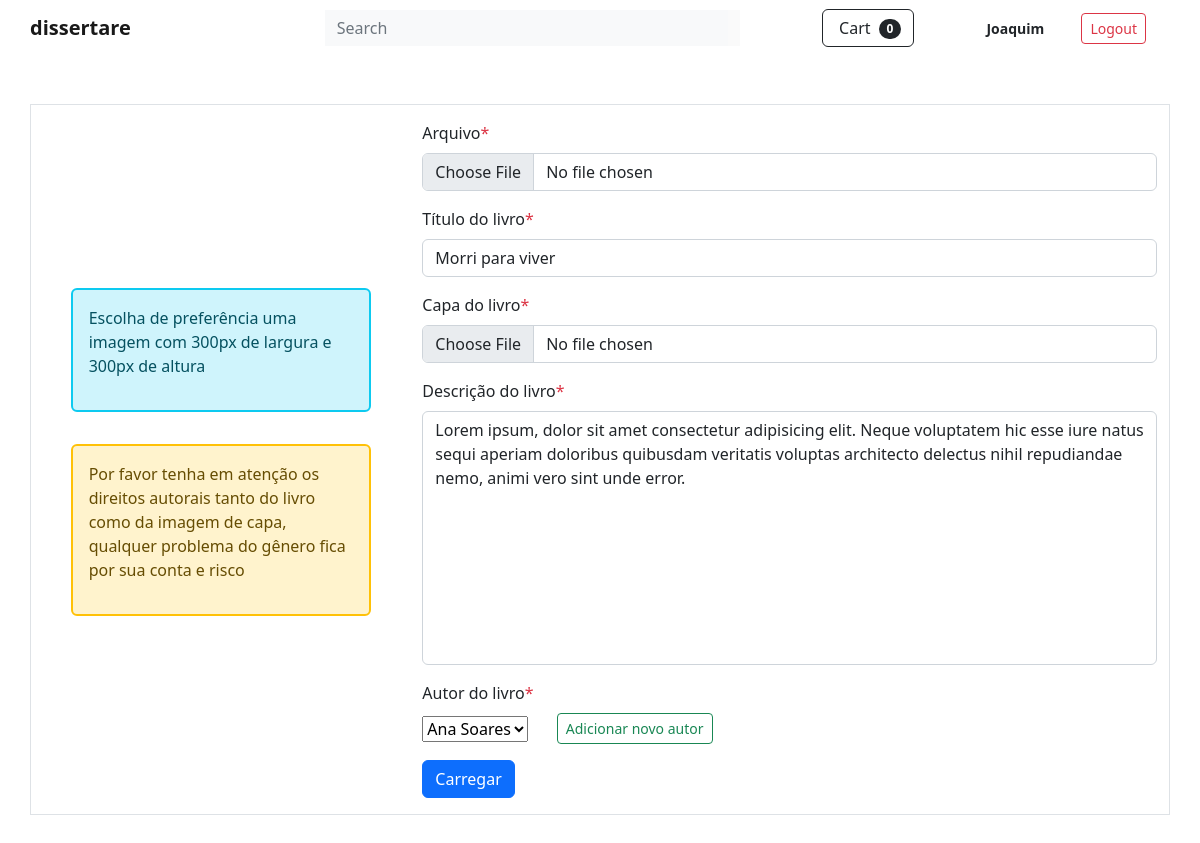
Page /book/update_book/20/ (signed in) on the committed database.
### books/models.py (models this page shows, shortened)
class Books(models.Model):
    author = models.ForeignKey(Authors, on_delete=models.CASCADE, verbose_name='Autor do livro')
    file = models.FileField(
        upload_to=books_pdf_file_path,
        verbose_name='Arquivo',
        validators=[pdf_format_validator]
    )
    title = models.CharField(max_length=50, verbose_name='Título do livro')
    description = models.TextField(max_length=400, verbose_name='Descrição do livro')
    cover = models.ImageField(
        upload_to=books_image_file_path,
        verbose_name='Capa do livro')
    date_posted = models.DateTimeField(default=timezone.now, verbose_name='Publicado no site em')
    uploaded_by = models.ForeignKey(User, on_delete=models.CASCADE, verbose_name='Enviado por')
    category = models.ForeignKey(Category, on_delete=models.CASCADE, default=1)
    price = models.DecimalField(default=0, decimal_places=2, max_digits=6)
    is_sale = models.BooleanField(default=False)
    sale_price = models.DecimalField(default=0, decimal_places=2, max_digits=6)
    class Meta:
        verbose_name_plural = 'Books'

### books/views.py (the view, shortened to what this page needs)
# urls.py: path('book/update_book/<int:book_id>/', views.update_book, name='book-update'),
@user_passes_test(_user_is_superuser, login_url='books')
def update_book(request, book_id):
    book = Books.objects.get(pk=book_id)
    book_form = BookForm(instance=book)
    title = f'editar livro {book.title}'
    return render(
        request,
        'books/book_create_form.html',
        {'book_form': book_form, 'title': title}
    )

### books/forms.py
class BookForm(ModelForm):
    class Meta:
        model = Books
        fields = ['file', 'title', 'cover', 'description', 'author']
        widgets = {
            'file': forms.FileInput(attrs={'class': 'form-control'}),
            'title': forms.TextInput(attrs={
                'class': 'form-control',
                'placeholder':'Títule do livro',
                'maxlength': '50',
                'autofocus': True}),
            'cover': forms.FileInput(attrs={'class': 'form-control'}),
            'description': forms.Textarea(attrs={
                'class': 'form-control not-resizable',
                'cols':'30',
                'rows': '10',
                'placeholder': 'adicione uma descrição para o livro',
                'maxlength': '400'})}

### books/models.py (called while the page is built)
    def __str__(self) -> str:
        return self.name

### books/views.py (called while the page is built)
def _user_is_superuser(user):
    return user.is_superuser

### cart/cart.py (called while the page is built)
    def __len__(self):
        return len(self.cart)

### cart/context_processors.py (called while the page is built)
def cart(request):
    return {'cart': Cart(request)}

### books/templates/books/book_create_form.html (shortened to what this page needs)
{% extends "books/base.html" %}
{% block main_content %}
<div class="container py-5">
    <div class="row d-flex flex-column flex-lg-row  border py-3">
        <div class="col col-lg-4 d-flex flex-column flex-md-row flex-lg-column justify-content-between justify-content-lg-center align-items-center">
            <div class="alert alert-info border border-info border-2" style="width: 300px">
                <p>Escolha de preferência uma imagem com 300px de largura e 300px de altura</p>
            </div>
            <div class="alert alert-warning border border-warning border-2 mt-3" style="width: 300px;">
                <p>Por favor tenha em atenção os direitos autorais tanto do livro como da imagem de capa, qualquer problema do gênero fica por sua conta e risco</p>
            </div>
        </div>
        <div class="col">
            <form method="post" enctype="multipart/form-data">
                <div class="mb-3">
                    <label class="form-label" for="{{book_form.file.id_for_label}}">{{book_form.file.label}}<span class="text-danger">*</span></label>
                    {{book_form.file}}
                </div>
                <div class="mb-3">
                    <label class="form-label" for="{{book_form.title.id_for_label}}">{{book_form.title.label}}<span class="text-danger">*</span></label>
                    {{book_form.title}}
                </div>
                <div class="mb-3">
                    <label class="form-label" for="{{book_form.cover.id_for_label}}">{{book_form.cover.label}}<span class="text-danger">*</span></label>
                    {{book_form.cover}}
                </div>
                <div class="mb-3">
                    <label class="form-label" for="{{book_form.description.id_for_label}}">{{book_form.description.label}}<span class="text-danger">*</span></label>
                    {{book_form.description}}
                </div>
                <div class="mb-3">
                    <label class="form-label" for="{{book_form.author.id_for_label}}">{{book_form.author.label}}<span class="text-danger">*</span></label>
                    <br>
                    <div class="row d-flex align-items-center p-0 m-0">
                        <div class="col-2 px-0">
                            {{book_form.author}}
                        </div>
                        <div class="col">
                            <a href="{% url 'register-author' %}" class="btn btn-sm btn-outline-success">Adicionar novo autor</a>
                        </div>
                    </div>
                </div>
                <button class="btn btn-primary" type="submit">Carregar</button>
            </form>
        </div>
    </div>
</div>
{% endblock main_content %}

### books/templates/books/base.html (shortened to what this page needs)
{% load static %}
<!DOCTYPE html>
<html lang="pt-pt">
<head>
    <link rel="stylesheet" href="{% static 'books/css/base_style.css' %}">
    <link rel="stylesheet" href="{% static 'books/css/books_style.css' %}">
    <link rel="stylesheet" href="{% static 'books/css/author_style.css' %}">
    <link rel="stylesheet" href="{% static 'books/css/all_authors_style.css' %}">
    <link href="https://cdn.jsdelivr.net/npm/bootstrap@5.2.0-beta1/dist/css/bootstrap.min.css" rel="stylesheet">
</head>
<body>
    <nav class="navbar sticky-top navbar-expand-lg" style="background-color: #ffffff;">
        <div class="container px-lg-0">
            <a class="navbar-brand font-bold" href="{% url 'books' %}">dissertare</a>
            <div class="collapse navbar-collapse" id="navbarSupportedContent">
                <ul class="navbar-nav mb-2 mb-lg-0 me-lg-5">
                    <li class="nav-item me-3">
                        {% if title == 'home' %}
                            <a class="nav-link active" aria-current="page" href="{% url 'books' %}" title="Home">
                                <span class="iconify" data-icon="gg:home-alt" style="font-size: 25px;"></span>
                                <span class="font-bold d-lg-none">Home</span>
                            </a>
                        {% else %}
                            <a class="nav-link" aria-current="page" href="{% url 'books' %}" title="Home">
                            </a>
                        {% endif %}
                    </li>
                    <li class="nav-item">
                        {% if title == 'authors' %}
                            <a class="nav-link active" href="{% url 'all-authors' %}" title="Autores">
                                <span class="iconify" data-icon="ph:pen-nib-straight-bold" style="font-size: 23px;"></span>
                                <span class="font-bold d-lg-none">Autores</span>
                            </a>
                        {% else %}
                            <a class="nav-link" href="{% url 'all-authors' %}" title="Autores">
                            </a>
                        {% endif %}
                    </li>
                </ul>
                <div class="container d-inline w-50 px-lg-5 px-0">
                    <form class="d-flex" role="search">
                        <input class="form-control border-0 bg-light rounded-0" type="search" placeholder="Search" aria-label="Search">
                        <button type="submit" style="border: none; background-color: #fafafa;">
                        </button>
                    </form>
                </div>
                <form class="d-flex">
                    <a href="{% url 'cart_summary' %}" class="btn btn-outline-dark">
                        Cart
                        <span class="badge bg-dark text-white ms-1 rounded-pill" id="cart_quantity">{{cart|length}}</span>
                    </a>
                </form>
                <div class="container w-25 d-inline d-lg-flex justify-content-lg-end justify-content-sm-start px-0 mx-0">
                    {% if user.is_superuser %}
                        <div class="d-flex w-">
                        </div>
                    {% endif %}
                    {% if user.is_active %}
                        <a href="#" class="btn btn-sm btn-outline me-4" title="{{user.username}}">
                            <span class="font-bold">{{user.username|truncatechars:14}}</span>
                        </a> &NonBreakingSpace;
                        <a href="{% url 'logout' %}" class="btn btn-sm btn-outline-danger me-4">Logout</a>
                    {% else %}
                        <a href="{% url 'login' %}" class="btn btn-sm btn-dark me-4">Login</a>
                        <a href="{% url 'register' %}" class="btn btn-sm">Register</a>
                    {% endif %}
                </div>
            </div>
        </div>
    </nav>
    {% block main_content %}{% endblock %}
</body>
</html>

### books/static/books/css/base_style.css (style rules this page uses)
.font-bold { font-weight: bold; }
.not-resizable { resize: none; }

### rows in the picture
Books: title "Morri para viver", description "Lorem ipsum, dolor sit amet consectetur adipisicing elit. Neque voluptatem hic esse iure natus sequi aperiam doloribus quibusdam veritatis voluptas architecto delectus nihil repudiandae nemo, animi vero sint unde error.", author "Ana Soares"

### other values in the picture
{{ cart|length }} "0"
{{ user.username|truncatechars:14 }} "Joaquim"
{{ book_form.file.label }} "Arquivo"
{{ book_form.title.label }} "Título do livro"
{{ book_form.cover.label }} "Capa do livro"
{{ book_form.description.label }} "Descrição do livro"
{{ book_form.author.label }} "Autor do livro"
